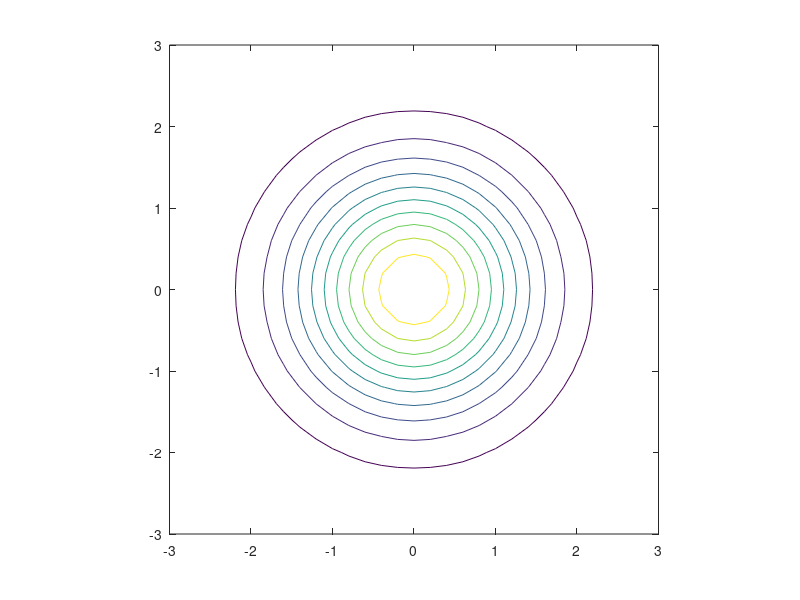

MATLAB code to generate this figure:
mu=[0,0];
sigma=[1 0;0 1];
x1 = -3:0.2:3;
x2 = -3:0.2:3;
[X1, X2] = meshgrid(x1, x2);
F = mvnpdf([X1(:) X2(:)], mu, sigma);
F = reshape(F, length(x2), length(x1));
contour(x1, x2, F);
axis([-3 3 -3 3], 'square');